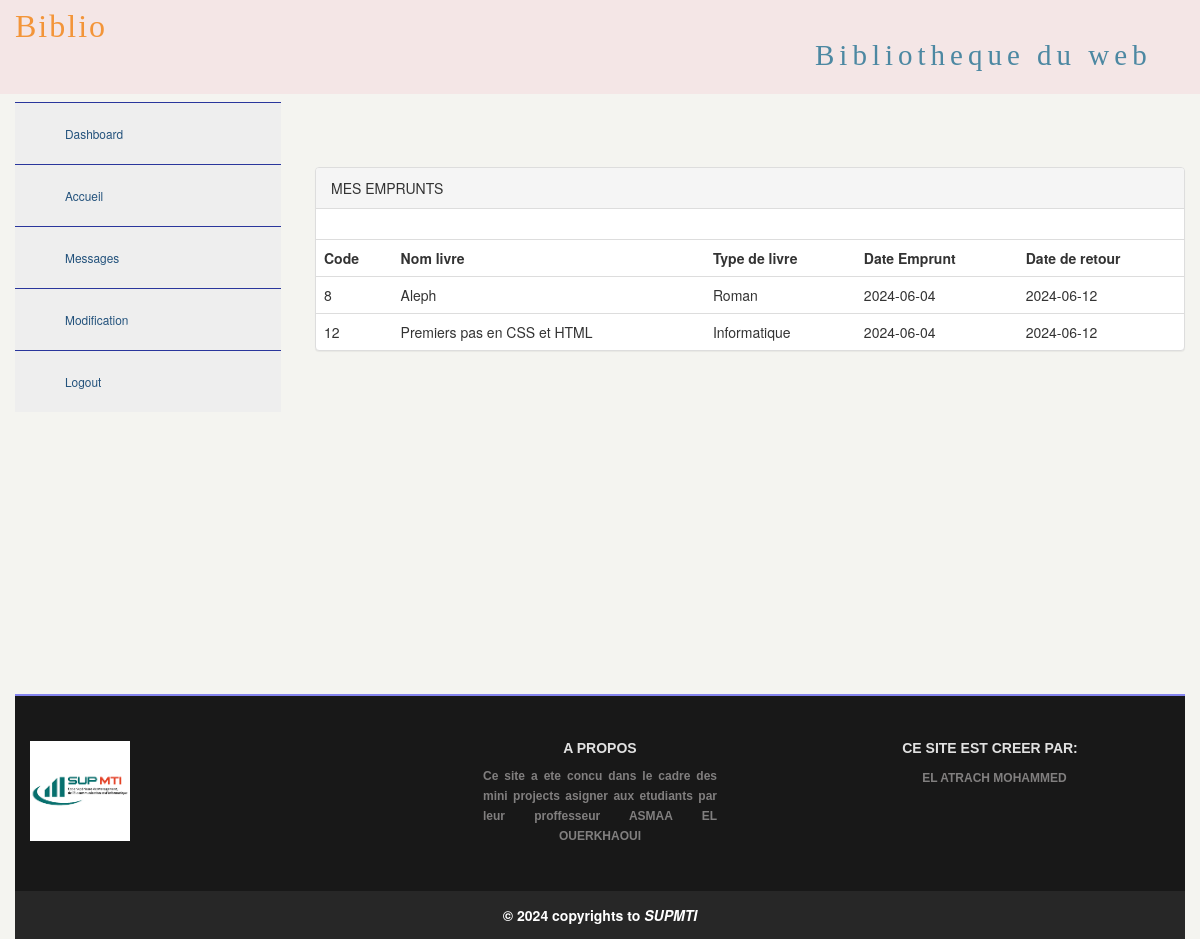
The page /profil.php (signed in) on the database its author committed.
### tables this page shows
CREATE TABLE `emprunter` (
  `id_emprunt` int(99) NOT NULL,
  `id_client` int(99) NOT NULL,
  `ISBN` int(99) NOT NULL,
  `date_emprunt` date DEFAULT NULL
);

CREATE TABLE `livre` (
  `ISBN` int(99) NOT NULL,
  `titre_livre` varchar(70) DEFAULT NULL,
  `type_livre` varchar(20) DEFAULT NULL,
  `editeur` varchar(40) DEFAULT NULL,
  `etat` tinyint(1) NOT NULL DEFAULT 1,
  `img_livre` text DEFAULT NULL,
  `Emplacement` text DEFAULT NULL,
  `Paragraphe` text DEFAULT NULL
);

### modele/Client.php (called while the page is built, shortened)
<?php
include("Connexion.php");
class Client extends Connexion {
    public function livre_emprunt($idclient) {
        $emprunt = array();
        $sql = "SELECT * FROM emprunter e, livre l WHERE e.ISBN=l.ISBN AND e.id_client='$idclient'";
        $connex = new Connexion();
        $req = $connex->getPDO()->query($sql);
        while ($data = $req->fetch()) {
            $emprunt[] = $data;
        }
        return $emprunt;
    }
}
?>

### modele/Connexion.php (called while the page is built, shortened)
<?php
	class Connexion
    {
		private $_host="localhost";
		private $_user="root";
		private $_pwd="";
		private $_dbname="biblio";
		public function getPDO()
        {
            $this->_statement=new PDO("mysql:host={$this->_host};dbname=".$this->_dbname,$this->_user,$this->_pwd,array(PDO::ATTR_ERRMODE=>PDO::ERRMODE_EXCEPTION));
			return $this->_statement;
        }
	}
?>

### profil.php (the view, shortened to what this page needs)
<?php
include("modele/Client.php");
?>
<!DOCTYPE html>
<html>
<head>
<link rel="stylesheet" href="CSS/bootstrap/css/bootstrap.min.css"/>
<link rel="stylesheet" href="CSS/theme.css"/>
<link rel="stylesheet" href="CSS/profile1.css"/>
</head>
<body>
<div class="jumbotron">
      <div class="col-lg-8">
      <span class="biblio-logo">Biblio</span>
      </div>
      <div class="col-lg-4">
          <div id="logoright">Bibliotheque du web</div>
      </div>
</div>
<div class="col-lg-3">
<nav id="navigation">
  <ul>
     <li><a href="profil.php"><i class="ion-ios-speedometer-outline"></i><span>Dashboard</span></a></li>
    <li><a href="index.php"><i class="ion-ios-speedometer-outline"></i><span>Accueil</span></a></li>
    <li><a href="messages.php"><i class="ion-email"></i><span>Messages</span></a></li>
    <li><a href="modification.php"><i class="ion-gear-a"></i><span>Modification</span></a></li>
    <li><a href="index.php?d=true" ><i class="ion-log-out"></i><span>Logout</span></a></li>
  </ul>
</nav>
</div>
<div class="col-lg-9">
<div class="tableau">
<div class="panel panel-default">
  <div class="panel-heading">MES EMPRUNTS </div>
  <div class="panel-body">
  </div>
  <table class="table">
<tr><th>Code</th><th>Nom livre</th><th>Type de livre</th><th>Date Emprunt</th><th>Date de retour</th></tr>
<?php
$client1=new Client();
$resulta=$client1->livre_emprunt($_SESSION['id_client']);
foreach ($resulta as $emprunt) {
$z=$emprunt['date_emprunt'];
$DateFin=8;
$DateDebut = date("$z");
$DateFin = date('Y-m-d', strtotime($DateDebut.' +'.$DateFin.' days'));
  echo "<tr><td>".$emprunt['ISBN']."</td><td>".$emprunt['titre_livre']."</td><td>".$emprunt['type_livre']."</td><td>".$emprunt['date_emprunt']."</td><td>".$DateFin."</td></tr>";
}
?>
  </table>
  </div>
</div>
</div>
<div class="col-lg-12">
<footer class="footer">
<?php include('composant/footer.php');?>
</footer>
</div>
</body>
</html>

### CSS/theme.css (style rules this page uses)
body { background-color:#F4F4F0; }
.biblio-logo { font-family: Century Gothic; font-size: 32px; letter-spacing: 2px; color: #F39539; }
#logoright { padding-top: 31px; font-size: 29PX; font-family: -webkit-pictograph; letter-spacing: 5px; color: #4C88A2; }
.jumbotron { padding-top: 4px; padding-bottom: 90px; margin-bottom: 8px; background-color: #f4e6e6; }

### CSS/profile1.css (style rules this page uses)
nav#navigation { width: 266px; height: 100%; background: #EEE none repeat scroll 0% 0%; margin-bottom: 262px; }
nav#navigation ul { list-style: outside none none; padding: 0px; }
nav#navigation ul li { position: relative; display: block; width: 100%; height: 62px; border-top: 1px solid #29369C; }
nav#navigation ul li a { display: block; width: 100%; line-height: 60px; padding: 0 15px; text-decoration: none; color: #23527C; -webkit-transition: 150ms ease all; -moz-transition: 150ms ease all; -ms-transition: 150ms ease all; -o-transition: 150ms ease all; transition: 150ms ease all; }
nav#navigation ul li a i, nav#navigation ul li a span { display: inline-block; }
nav#navigation ul li a span { margin: 0 0 0 35px; font-size: 0.85em; }
.tableau { margin-top: 65px; }

### rows shown on the page
emprunter: ISBN.ISBN "8", ISBN.titre_livre "Aleph", ISBN.type_livre "Roman", date_emprunt "2024-06-04", date_emprunt "2024-06-12"
emprunter: ISBN.ISBN "12", ISBN.titre_livre "Premiers pas en CSS et HTML", ISBN.type_livre "Informatique", date_emprunt "2024-06-04", date_emprunt "2024-06-12"
